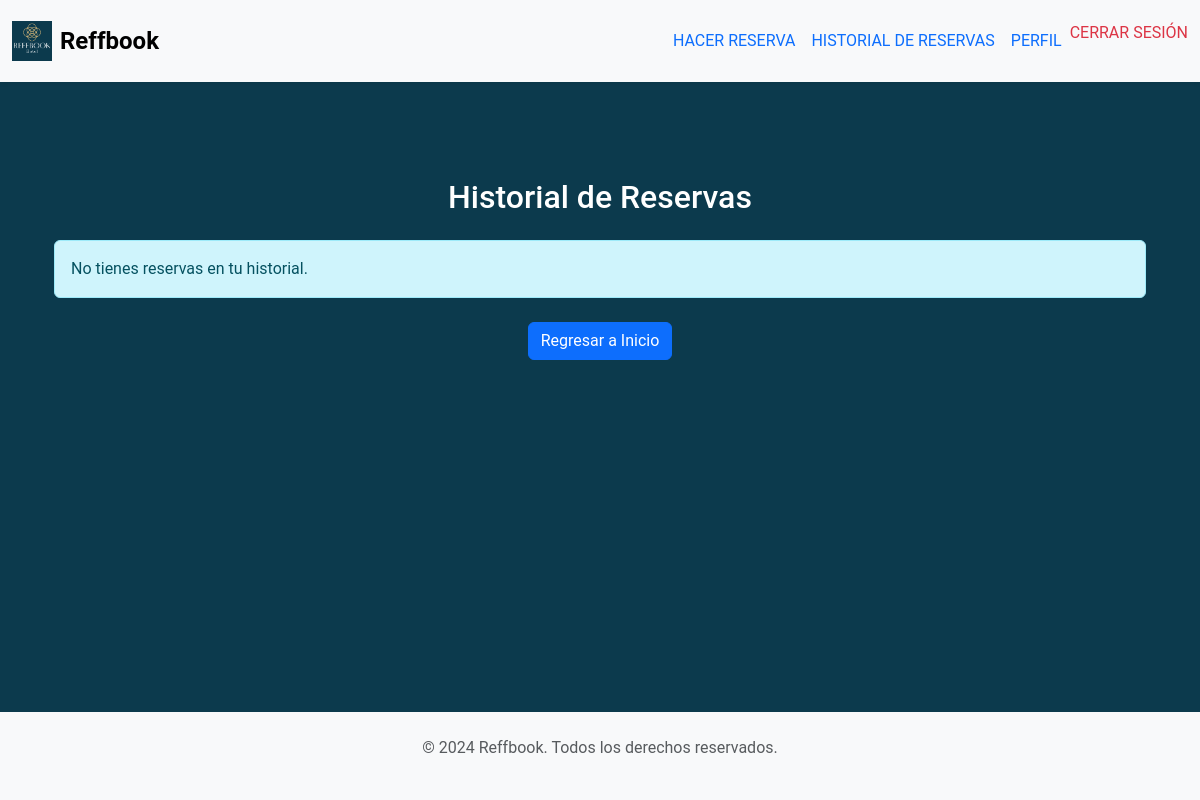
Page /historial_reservas/ (signed in) on the earlier database version.
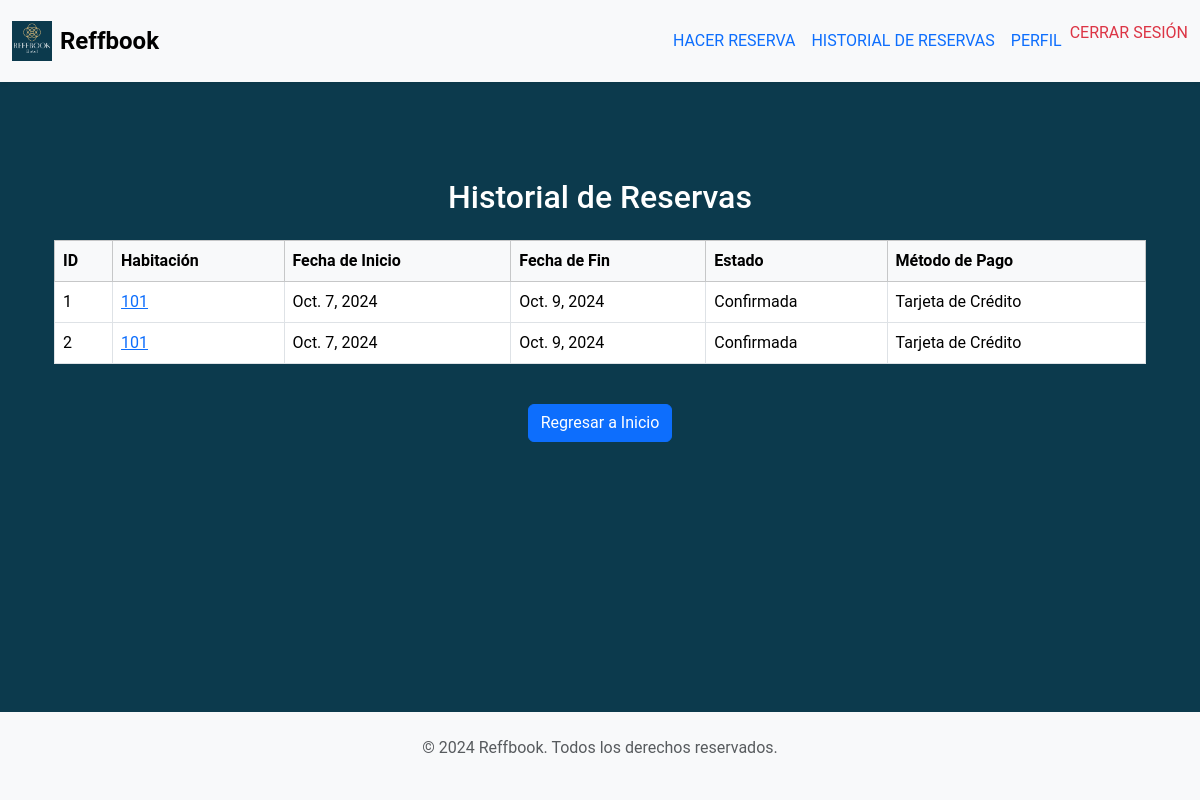
Same page on the later database version.
### core/models.py (models this page shows, shortened)
class Reserva(models.Model):
    reserva_fecha = models.DateField(auto_now_add=True)  # Fecha cuando se realizó la reserva
    reserva_fecha_inicio = models.DateField()  # Fecha de inicio de la estancia
    reserva_fecha_fin = models.DateField()  # Fecha de finalización de la estancia
    reserva_total_dias = models.IntegerField(blank=True, null=True)  # Se puede calcular automáticamente
    reserva_estado = models.CharField(max_length=50, default='Pendiente')  # Estado de la reserva
    tipo_pago = models.CharField(max_length=100, default='Tarjeta de Crédito')
    usuario = models.ForeignKey(User, on_delete=models.CASCADE)  # Relación con Cliente
    habitacion = models.ForeignKey(Habitacion, on_delete=models.CASCADE)  # Relación con Habitación

class Habitacion(models.Model):
    habitacion_numero = models.CharField(max_length=10)
    habitacion_categoria = models.CharField(max_length=50)
    habitacion_descripcion = models.TextField(null=True, blank=True)
    habitacion_precio = models.DecimalField(max_digits=10, decimal_places=2)
    hotel = models.ForeignKey(Hotel, on_delete=models.CASCADE)
    habitacion_imagen = models.ImageField(upload_to='img/habitaciones/', null=True, blank=True)  # Campo para la imagen

### core/views.py (the view)
# urls.py: path('historial_reservas/', views.historial_reservas, name='historial_reservas'),
@login_required
def historial_reservas(request):
    reservas = Reserva.objects.filter(usuario=request.user)
    return render(request, 'core/clientes/historial_reservas.html', {'reservas': reservas})

### core/templates/core/clientes/historial_reservas.html (shortened to what this page needs)
{% extends 'base.html' %}
{% load static %}
{% block content %}
    <div class="container mt-5">
        <h2 class="text-center mb-4">Historial de Reservas</h2>
        {% if reservas %}
            <div class="table-responsive">
                <table class="table table-bordered">
                    <thead class="table-light">
                        <tr>
                            <th>ID</th>
                            <th>Habitación</th>
                            <th>Fecha de Inicio</th>
                            <th>Fecha de Fin</th>
                            <th>Estado</th>
                            <th>Método de Pago</th>
                        </tr>
                    </thead>
                    <tbody>
                        {% for reserva in reservas %}
                            <tr>
                                <td>{{ reserva.id }}</td>
                                <td>
                                    <a href="{% url 'detalle_habitacion' reserva.habitacion.id %}">
                                        {{ reserva.habitacion.habitacion_numero }}
                                    </a>
                                </td>
                                <td>{{ reserva.reserva_fecha_inicio }}</td>
                                <td>{{ reserva.reserva_fecha_fin }}</td>
                                <td>{{ reserva.reserva_estado }}</td>
                                <td>{{ reserva.tipo_pago }}</td>
                            </tr>
                        {% endfor %}
                    </tbody>
                </table>
            </div>
        {% else %}
            <div class="alert alert-info" role="alert">
                No tienes reservas en tu historial.
            </div>
        {% endif %}
        <div class="text-center mt-4">
            <a href="{% url 'cliente_home' %}" class="btn btn-primary">Regresar a Inicio</a>
        </div>
    </div>
{% endblock %}

### core/templates/core/base.html (shortened to what this page needs)
<!DOCTYPE html>
<html lang="es">
<head>
    {% load static %}
    <link href="https://cdn.jsdelivr.net/npm/bootstrap@5.3.3/dist/css/bootstrap.min.css" rel="stylesheet">
    <link rel="stylesheet" href="{% static 'css/global.css' %}">
</head>
<body class="d-flex flex-column min-vh-100">
    {% include 'nav.html' %}
    <div class="container flex-grow-1 mt-5">
        {% block content %}
        {% endblock %}
    </div>
    <footer class="bg-light text-center  mt-5">
        <div class="container p-4">
            <p class="text-muted">© 2024 Reffbook. Todos los derechos reservados.</p>
        </div>
    </footer>
</body>
</html>

### core/templates/core/nav.html (shortened to what this page needs)
{% load static %}
<nav class="navbar navbar-expand-lg navbar-light bg-light py-3 shadow-sm">
    <div class="container-fluid">
        <a class="navbar-brand d-flex align-items-center" href="{% url 'cliente_home' %}" aria-label="Reffbook Home">
            <img src="{% static 'img/reffbook_logo.png' %}" alt="Logo de Reffbook" width="40" height="40" class="me-2">
            <span class="fs-4 fw-bold">Reffbook</span>
        </a>
        <div class="collapse navbar-collapse" id="navbarNav">
            <ul class="navbar-nav ms-auto">
                {% if request.user.is_authenticated %}
                    <ul class="navbar-nav me-auto mb-2 mb-lg-0">
                        <li class="nav-item">
                            <a class="nav-link text-uppercase text-primary" href="{% url 'lista_habitaciones' %}">Hacer Reserva</a>
                        </li>
                        <li class="nav-item">
                            <a class="nav-link text-uppercase text-primary" href="{% url 'historial_reservas' %}">Historial de Reservas</a>
                        </li>
                        <li class="nav-item">
                            <a class="nav-link text-uppercase text-primary" href="{% url 'cliente_datos' %}">Perfil</a>
                        </li>
                        <li class="nav-item">
                            <form method="POST" action="{% url 'logout' %}" class="d-inline">
                                <button type="submit" class="nav-link text-uppercase text-danger" style="background: none; border: none; padding: 0; cursor: pointer;">Cerrar Sesión</button>
                            </form>
                        </li>
                    </ul>
                {% endif %}
            </ul>
        </div>
    </div>
</nav>

### core/static/css/global.css (style rules this page uses)
body { background-color: #0c3a4d; color: white; font-family: 'Roboto', sans-serif; margin: 0; padding: 0; }

Differences in the rows shown:
added Reserva: id "1", habitacion.habitacion_numero "101", reserva_fecha_inicio "Oct. 7, 2024", reserva_fecha_fin "Oct. 9, 2024", reserva_estado "Confirmada", tipo_pago "Tarjeta de Crédito"
added Reserva: id "2", habitacion.habitacion_numero "101", reserva_fecha_inicio "Oct. 7, 2024", reserva_fecha_fin "Oct. 9, 2024", reserva_estado "Confirmada", tipo_pago "Tarjeta de Crédito"
Other differences:
text no longer shown: "No tienes reservas en tu historial."
text now shown: "ID Habitación Fecha de Inicio Fecha de Fin Estado Método de Pago"
